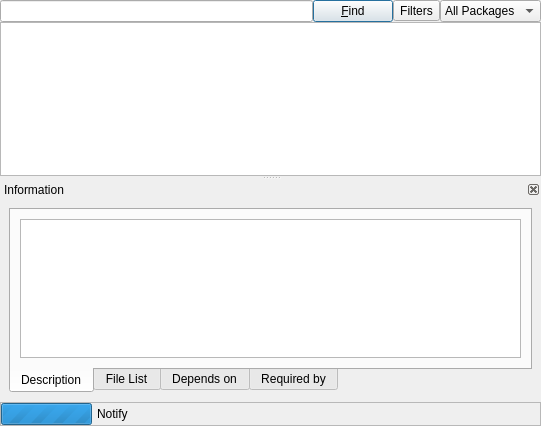
<ui version="4.0" >
 <class>PkAddRm</class>
 <widget class="QWidget" name="PkAddRm" >
  <property name="geometry" >
   <rect>
    <x>0</x>
    <y>0</y>
    <width>541</width>
    <height>426</height>
   </rect>
  </property>
  <property name="sizePolicy" >
   <sizepolicy vsizetype="Expanding" hsizetype="Expanding" >
    <horstretch>0</horstretch>
    <verstretch>0</verstretch>
   </sizepolicy>
  </property>
  <property name="windowTitle" >
   <string>Add and Remove Software</string>
  </property>
  <property name="locale" >
   <locale country="UnitedStates" language="English" />
  </property>
  <layout class="QGridLayout" name="gridLayout" >
   <property name="margin" >
    <number>0</number>
   </property>
   <property name="spacing" >
    <number>0</number>
   </property>
   <item row="0" column="0" >
    <widget class="QLineEdit" name="lineEdit" >
     <property name="locale" >
      <locale country="UnitedStates" language="English" />
     </property>
    </widget>
   </item>
   <item row="0" column="2" >
    <widget class="QToolButton" name="filtersTB" >
     <property name="locale" >
      <locale country="UnitedStates" language="English" />
     </property>
     <property name="text" >
      <string>Filters</string>
     </property>
     <property name="popupMode" >
      <enum>QToolButton::InstantPopup</enum>
     </property>
     <property name="toolButtonStyle" >
      <enum>Qt::ToolButtonTextBesideIcon</enum>
     </property>
     <property name="arrowType" >
      <enum>Qt::NoArrow</enum>
     </property>
    </widget>
   </item>
   <item row="0" column="3" >
    <widget class="QComboBox" name="groupsCB" >
     <property name="sizePolicy" >
      <sizepolicy vsizetype="Fixed" hsizetype="Preferred" >
       <horstretch>0</horstretch>
       <verstretch>0</verstretch>
      </sizepolicy>
     </property>
     <item>
      <property name="text" >
       <string>All Packages</string>
      </property>
     </item>
    </widget>
   </item>
   <item row="1" column="0" colspan="4" >
    <widget class="QSplitter" name="splitter" >
     <property name="orientation" >
      <enum>Qt::Vertical</enum>
     </property>
     <widget class="QTreeView" name="packageView" >
      <property name="sizePolicy" >
       <sizepolicy vsizetype="Expanding" hsizetype="Expanding" >
        <horstretch>2</horstretch>
        <verstretch>0</verstretch>
       </sizepolicy>
      </property>
      <property name="minimumSize" >
       <size>
        <width>300</width>
        <height>0</height>
       </size>
      </property>
      <property name="sizeIncrement" >
       <size>
        <width>0</width>
        <height>2</height>
       </size>
      </property>
      <property name="locale" >
       <locale country="UnitedStates" language="English" />
      </property>
      <property name="rootIsDecorated" >
       <bool>false</bool>
      </property>
      <property name="itemsExpandable" >
       <bool>false</bool>
      </property>
      <property name="headerHidden" >
       <bool>true</bool>
      </property>
      <property name="expandsOnDoubleClick" >
       <bool>false</bool>
      </property>
     </widget>
     <widget class="QDockWidget" name="descriptionDW" >
      <property name="font" >
       <font>
        <weight>50</weight>
        <bold>false</bold>
       </font>
      </property>
      <property name="features" >
       <set>QDockWidget::DockWidgetClosable|QDockWidget::DockWidgetMovable</set>
      </property>
      <property name="windowTitle" >
       <string>Information</string>
      </property>
      <widget class="QWidget" name="dockWidgetContents" >
       <property name="geometry" >
        <rect>
         <x>4</x>
         <y>22</y>
         <width>533</width>
         <height>187</height>
        </rect>
       </property>
       <layout class="QGridLayout" name="gridLayout_2" >
        <item row="0" column="0" >
         <widget class="QTabWidget" name="tabWidget" >
          <property name="windowModality" >
           <enum>Qt::NonModal</enum>
          </property>
          <property name="font" >
           <font>
            <stylestrategy>PreferDefault</stylestrategy>
            <kerning>true</kerning>
           </font>
          </property>
          <property name="tabPosition" >
           <enum>QTabWidget::South</enum>
          </property>
          <property name="tabShape" >
           <enum>QTabWidget::Rounded</enum>
          </property>
          <property name="currentIndex" >
           <number>0</number>
          </property>
          <property name="elideMode" >
           <enum>Qt::ElideNone</enum>
          </property>
          <widget class="QWidget" name="tab" >
           <property name="geometry" >
            <rect>
             <x>0</x>
             <y>0</y>
             <width>513</width>
             <height>142</height>
            </rect>
           </property>
           <attribute name="title" >
            <string>Description</string>
           </attribute>
           <layout class="QGridLayout" name="gridLayout_3" >
            <item row="0" column="0" >
             <widget class="KTextBrowser" name="descriptionKTB" >
              <property name="locale" >
               <locale country="UnitedStates" language="English" />
              </property>
             </widget>
            </item>
           </layout>
          </widget>
          <widget class="QWidget" name="tab_2" >
           <property name="geometry" >
            <rect>
             <x>0</x>
             <y>0</y>
             <width>517</width>
             <height>141</height>
            </rect>
           </property>
           <attribute name="title" >
            <string>File List</string>
           </attribute>
           <layout class="QGridLayout" name="gridLayout_4" >
            <item row="0" column="0" >
             <widget class="QPlainTextEdit" name="filesPTE" >
              <property name="autoFillBackground" >
               <bool>false</bool>
              </property>
              <property name="readOnly" >
               <bool>true</bool>
              </property>
             </widget>
            </item>
           </layout>
          </widget>
          <widget class="QWidget" name="tab_3" >
           <property name="geometry" >
            <rect>
             <x>0</x>
             <y>0</y>
             <width>517</width>
             <height>141</height>
            </rect>
           </property>
           <attribute name="title" >
            <string>Depends on</string>
           </attribute>
           <layout class="QGridLayout" name="gridLayout_5" >
            <item row="0" column="0" >
             <widget class="QListView" name="dependsOnLV" >
              <property name="editTriggers" >
               <set>QAbstractItemView::NoEditTriggers</set>
              </property>
              <property name="showDropIndicator" stdset="0" >
               <bool>false</bool>
              </property>
              <property name="selectionMode" >
               <enum>QAbstractItemView::NoSelection</enum>
              </property>
             </widget>
            </item>
           </layout>
          </widget>
          <widget class="QWidget" name="tab_4" >
           <property name="geometry" >
            <rect>
             <x>0</x>
             <y>0</y>
             <width>517</width>
             <height>141</height>
            </rect>
           </property>
           <attribute name="title" >
            <string>Required by</string>
           </attribute>
           <layout class="QGridLayout" name="gridLayout_6" >
            <item row="0" column="0" >
             <widget class="QListView" name="requiredByLV" >
              <property name="editTriggers" >
               <set>QAbstractItemView::NoEditTriggers</set>
              </property>
              <property name="showDropIndicator" stdset="0" >
               <bool>false</bool>
              </property>
             </widget>
            </item>
           </layout>
          </widget>
         </widget>
        </item>
       </layout>
      </widget>
     </widget>
    </widget>
   </item>
   <item row="2" column="0" colspan="4" >
    <widget class="QFrame" name="notifyF" >
     <property name="frameShape" >
      <enum>QFrame::StyledPanel</enum>
     </property>
     <property name="frameShadow" >
      <enum>QFrame::Plain</enum>
     </property>
     <layout class="QGridLayout" name="gridLayout_7" >
      <property name="margin" >
       <number>0</number>
      </property>
      <property name="spacing" >
       <number>0</number>
      </property>
      <item row="0" column="1" >
       <widget class="QLabel" name="notifyL" >
        <property name="sizePolicy" >
         <sizepolicy vsizetype="Preferred" hsizetype="Expanding" >
          <horstretch>0</horstretch>
          <verstretch>0</verstretch>
         </sizepolicy>
        </property>
        <property name="autoFillBackground" >
         <bool>false</bool>
        </property>
        <property name="text" >
         <string>Notify</string>
        </property>
        <property name="wordWrap" >
         <bool>true</bool>
        </property>
        <property name="indent" >
         <number>5</number>
        </property>
       </widget>
      </item>
      <item row="0" column="0" >
       <widget class="QProgressBar" name="busyPB" >
        <property name="sizePolicy" >
         <sizepolicy vsizetype="Fixed" hsizetype="Minimum" >
          <horstretch>0</horstretch>
          <verstretch>0</verstretch>
         </sizepolicy>
        </property>
        <property name="maximum" >
         <number>0</number>
        </property>
       </widget>
      </item>
     </layout>
    </widget>
   </item>
   <item row="0" column="1" >
    <widget class="QPushButton" name="findPB" >
     <property name="text" >
      <string>&amp;Find</string>
     </property>
     <property name="default" >
      <bool>true</bool>
     </property>
    </widget>
   </item>
  </layout>
 </widget>
 <customwidgets>
  <customwidget>
   <class>KTextBrowser</class>
   <extends>QTextBrowser</extends>
   <header>ktextbrowser.h</header>
  </customwidget>
 </customwidgets>
 <resources/>
 <connections/>
</ui>
